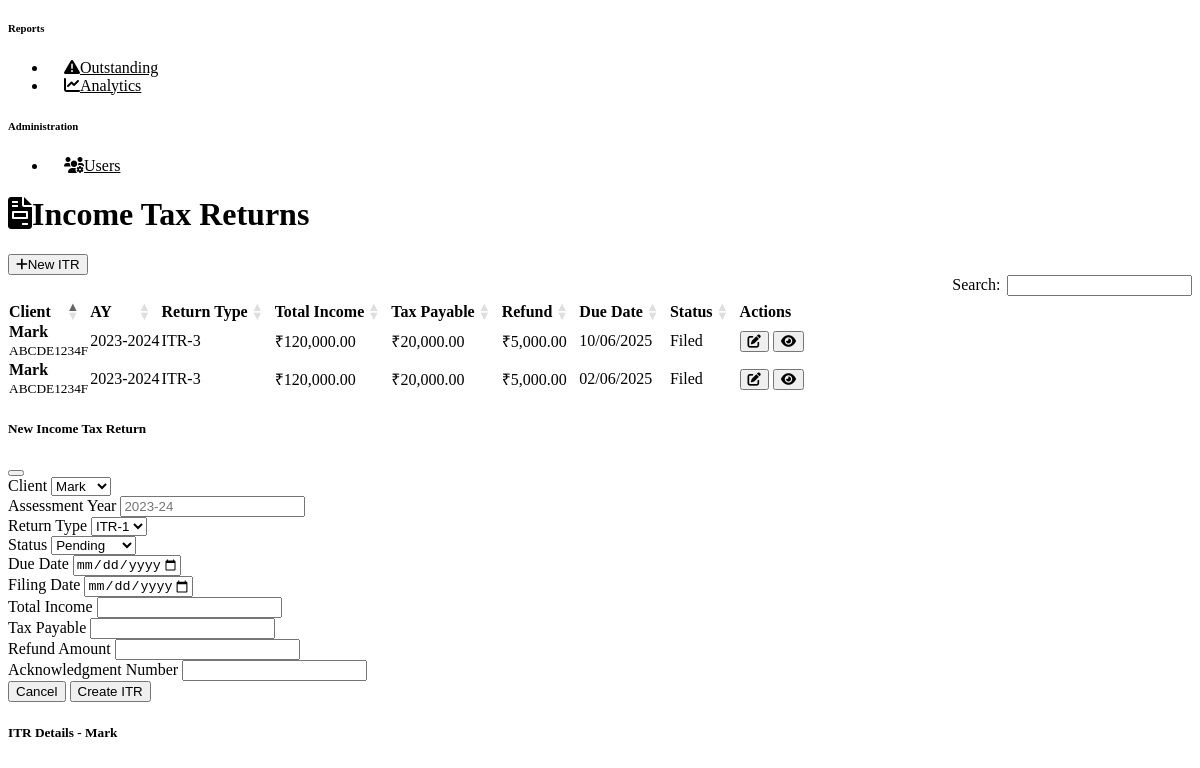
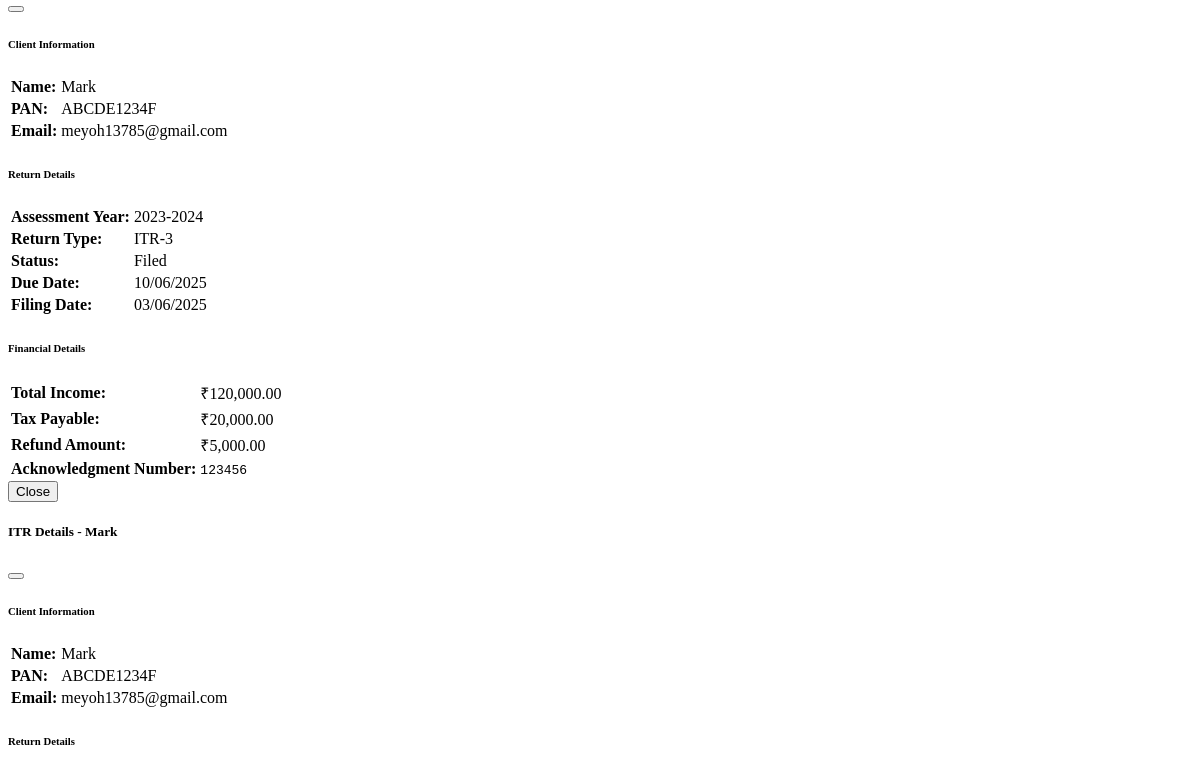
/tax/income-tax (signed in, middle part), run on an earlier commit of the app's database (2 pictures, top to bottom).
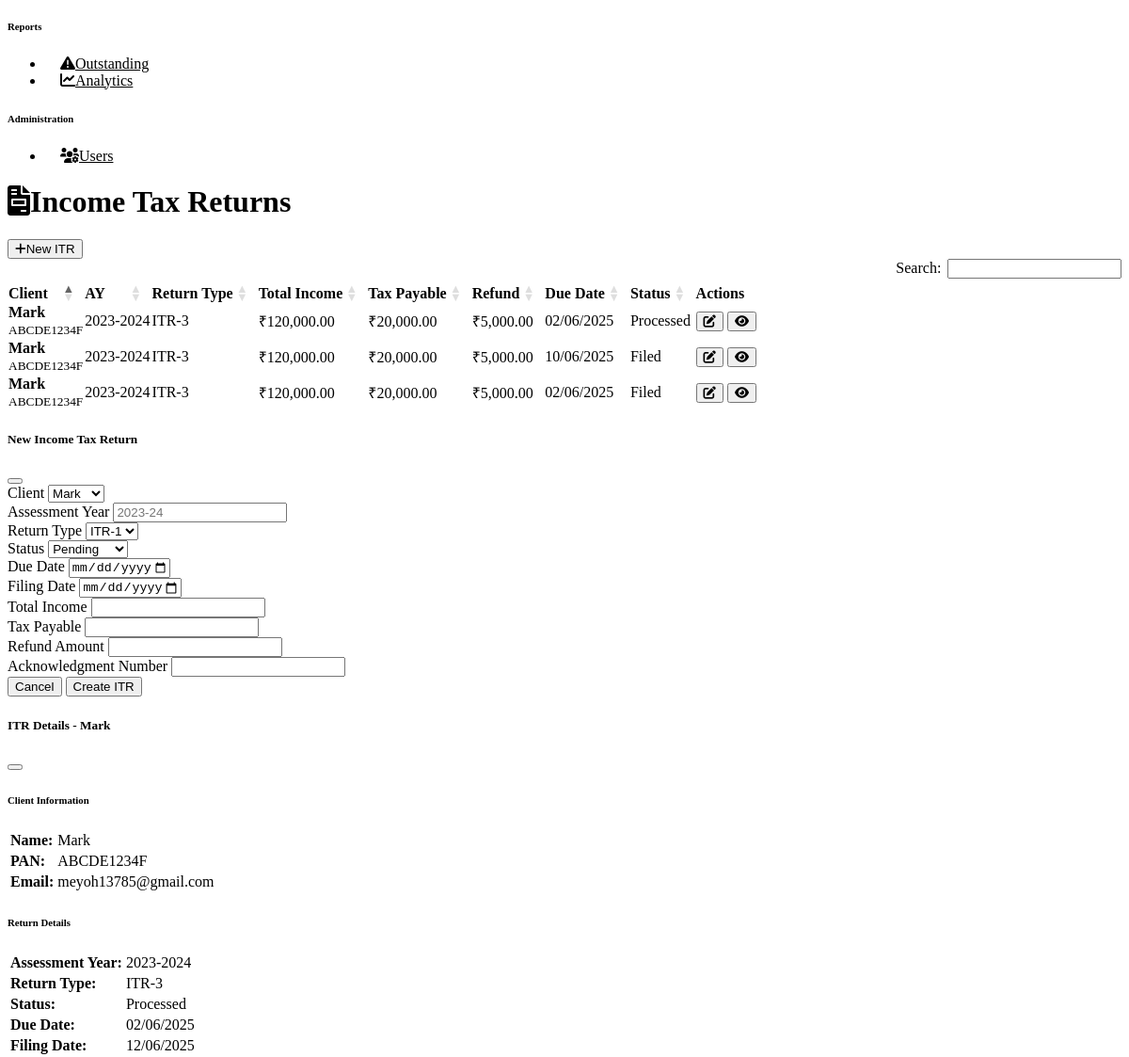
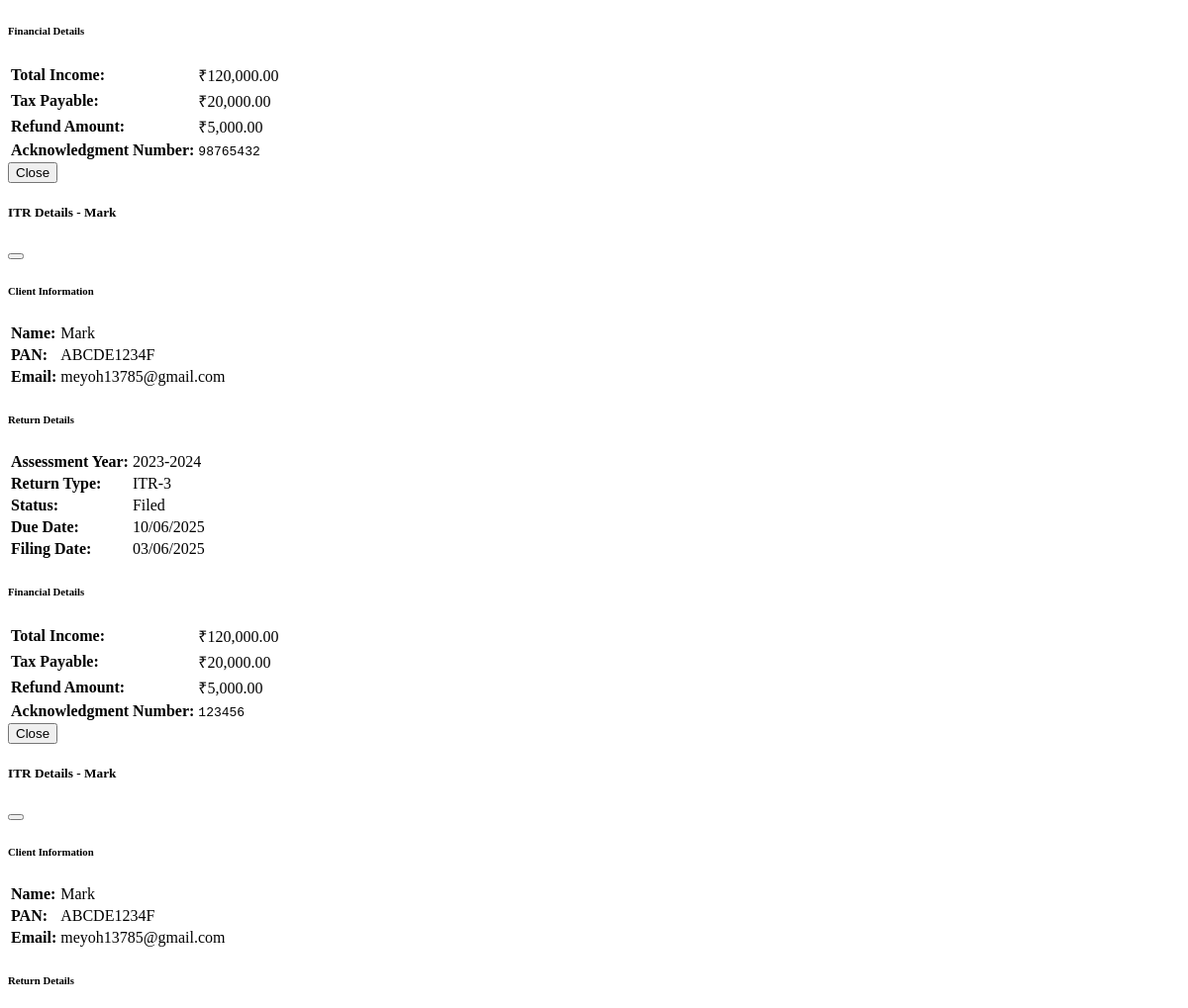
And on a later commit of the database (2 pictures, top to bottom).
### models.py (models this page shows)
class IncomeTaxReturn(db.Model):
    __tablename__ = 'income_tax_returns'
    id = Column(Integer, primary_key=True)
    client_id = Column(Integer, ForeignKey('clients.id'), nullable=False)
    assessment_year = Column(String(10), nullable=False)
    return_type = Column(String(50))  # ITR-1, ITR-2, etc.
    filing_date = Column(Date)
    due_date = Column(Date)
    total_income = Column(Float, default=0)
    tax_payable = Column(Float, default=0)
    refund_amount = Column(Float, default=0)
    status = Column(String(20), default='Pending')  # Pending, Filed, Processed
    acknowledgment_number = Column(String(50))
    created_at = Column(DateTime, default=datetime.utcnow)
    created_by = Column(Integer, ForeignKey('users.id'))

class Client(db.Model):
    __tablename__ = 'clients'
    id = Column(Integer, primary_key=True)
    name = Column(String(200), nullable=False)
    pan = Column(String(10), unique=True)
    gstin = Column(String(15))
    email = Column(String(120))
    phone = Column(String(15))
    address = Column(Text)
    date_of_birth = Column(Date)
    incorporation_date = Column(Date)
    client_type = Column(String(50))  # Individual, Company, Partnership, etc.
    status = Column(String(20), default='Active')
    created_at = Column(DateTime, default=datetime.utcnow)
    created_by = Column(Integer, ForeignKey('users.id'))
    income_tax_returns = relationship('IncomeTaxReturn', backref='client', lazy='dynamic')
    tds_returns = relationship('TDSReturn', backref='client', lazy='dynamic')
    gst_returns = relationship('GSTReturn', backref='client', lazy='dynamic')
    documents = relationship('Document', backref='client', lazy='dynamic')
    outstanding_fees = relationship('OutstandingFee', backref='client', lazy='dynamic')

### routes.py (the view)
@main_bp.route('/tax/income-tax')
@login_required
def income_tax_returns():
    page = request.args.get('page', 1, type=int)
    returns = IncomeTaxReturn.query.join(Client).order_by(IncomeTaxReturn.created_at.desc()).paginate(
        page=page, per_page=20, error_out=False
    )
    form = IncomeTaxReturnForm()
    form.client_id.choices = [(c.id, c.name) for c in Client.query.filter_by(status='Active').all()]
    return render_template('tax/income_tax.html', returns=returns, form=form, today=date.today())

### templates/tax/income_tax.html (shortened to what this page needs)
{% extends "base.html" %}
{% block content %}
<div class="container-fluid">
    <div class="d-flex justify-content-between align-items-center mb-4">
        <h1 class="h3">
            <i class="fas fa-file-invoice me-2"></i>Income Tax Returns
        </h1>
        <button class="btn btn-primary" data-bs-toggle="modal" data-bs-target="#newITRModal">
            <i class="fas fa-plus me-2"></i>New ITR
        </button>
    </div>
    {% if returns and returns.items %}
        <div class="card">
            <div class="card-body">
                <div class="table-responsive">
                    <table class="table table-striped" id="itrTable">
                        <thead>
                            <tr>
                                <th>Client</th>
                                <th>AY</th>
                                <th>Return Type</th>
                                <th>Total Income</th>
                                <th>Tax Payable</th>
                                <th>Refund</th>
                                <th>Due Date</th>
                                <th>Status</th>
                                <th>Actions</th>
                            </tr>
                        </thead>
                        <tbody>
                            {% for itr in returns.items %}
                                <tr>
                                    <td>
                                        <strong>{{ itr.client.name }}</strong>
                                        {% if itr.client.pan %}
                                            <br><small class="text-muted">{{ itr.client.pan }}</small>
                                        {% endif %}
                                    </td>
                                    <td>{{ itr.assessment_year }}</td>
                                    <td><span class="badge bg-info">{{ itr.return_type }}</span></td>
                                    <td>₹{{ "{:,.2f}".format(itr.total_income or 0) }}</td>
                                    <td>₹{{ "{:,.2f}".format(itr.tax_payable or 0) }}</td>
                                    <td>₹{{ "{:,.2f}".format(itr.refund_amount or 0) }}</td>
                                    <td>
                                        {% if itr.due_date %}
                                            {{ itr.due_date.strftime('%d/%m/%Y') }}
                                        {% else %}
                                            <span class="text-muted">-</span>
                                        {% endif %}
                                    </td>
                                    <td>
                                        <span class="badge bg-{{ 'success' if itr.status == 'Filed' else 'warning' if itr.status == 'Pending' else 'info' }}">
                                            {{ itr.status }}
                                        </span>
                                    </td>
                                    <td>
                                        <div class="btn-group btn-group-sm">
                                            <button class="btn btn-outline-primary" title="Edit"
                                                    onclick="editITR({{ itr.id }})">
                                                <i class="fas fa-edit"></i>
                                            </button>
                                            <button class="btn btn-outline-info" title="View Details"
                                                    data-bs-toggle="modal" data-bs-target="#itrModal{{ itr.id }}">
                                                <i class="fas fa-eye"></i>
                                            </button>
                                        </div>
                                    </td>
                                </tr>
                            {% endfor %}
                        </tbody>
                    </table>
                </div>
            </div>
        </div>
    {% endif %}
</div>
<div class="modal fade" id="newITRModal" tabindex="-1">
    <div class="modal-dialog modal-lg">
        <div class="modal-content">
            <div class="modal-header">
                <h5 class="modal-title">New Income Tax Return</h5>
                <button type="button" class="btn-close" data-bs-dismiss="modal"></button>
            </div>
            <form method="POST" action="{{ url_for('main.new_income_tax_return') }}">
                {% if form %}
                    <div class="modal-body">
                        <div class="row mb-3">
                            <div class="col-md-6">
                                {{ form.client_id.label(class="form-label") }}
                                {{ form.client_id(class="form-select") }}
                            </div>
                            <div class="col-md-6">
                                {{ form.assessment_year.label(class="form-label") }}
                                {{ form.assessment_year(class="form-control", placeholder="2023-24") }}
                            </div>
                        </div>
                        <div class="row mb-3">
                            <div class="col-md-6">
                                {{ form.return_type.label(class="form-label") }}
                                {{ form.return_type(class="form-select") }}
                            </div>
                            <div class="col-md-6">
                                {{ form.status.label(class="form-label") }}
                                {{ form.status(class="form-select") }}
                            </div>
                        </div>
                        <div class="row mb-3">
                            <div class="col-md-6">
                                {{ form.due_date.label(class="form-label") }}
                                {{ form.due_date(class="form-control") }}
                            </div>
                            <div class="col-md-6">
                                {{ form.filing_date.label(class="form-label") }}
                                {{ form.filing_date(class="form-control") }}
                            </div>
                        </div>
                        <div class="row mb-3">
                            <div class="col-md-4">
                                {{ form.total_income.label(class="form-label") }}
                                {{ form.total_income(class="form-control", step="0.01") }}
                            </div>
                            <div class="col-md-4">
                                {{ form.tax_payable.label(class="form-label") }}
                                {{ form.tax_payable(class="form-control", step="0.01") }}
                            </div>
                            <div class="col-md-4">
                                {{ form.refund_amount.label(class="form-label") }}
                                {{ form.refund_amount(class="form-control", step="0.01") }}
                            </div>
                        </div>
                        <div class="mb-3">
                            {{ form.acknowledgment_number.label(class="form-label") }}
                            {{ form.acknowledgment_number(class="form-control") }}
                        </div>
                    </div>
                    <div class="modal-footer">
                        <button type="button" class="btn btn-secondary" data-bs-dismiss="modal">Cancel</button>
                        <button type="submit" class="btn btn-primary">Create ITR</button>
                    </div>
                {% endif %}
            </form>
        </div>
    </div>
</div>
{% if returns and returns.items %}
    {% for itr in returns.items %}
        <div class="modal fade" id="itrModal{{ itr.id }}" tabindex="-1">
            <div class="modal-dialog modal-lg">
                <div class="modal-content">
                    <div class="modal-header">
                        <h5 class="modal-title">ITR Details - {{ itr.client.name }}</h5>
                        <button type="button" class="btn-close" data-bs-dismiss="modal"></button>
                    </div>
                    <div class="modal-body">
                        <div class="row">
                            <div class="col-md-6">
                                <h6>Client Information</h6>
                                <table class="table table-sm">
                                    <tr>
                                        <td><strong>Name:</strong></td>
                                        <td>{{ itr.client.name }}</td>
                                    </tr>
                                    <tr>
                                        <td><strong>PAN:</strong></td>
                                        <td>{{ itr.client.pan or '-' }}</td>
                                    </tr>
                                    <tr>
                                        <td><strong>Email:</strong></td>
                                        <td>{{ itr.client.email or '-' }}</td>
                                    </tr>
                                </table>
                            </div>
                            <div class="col-md-6">
                                <h6>Return Details</h6>
                                <table class="table table-sm">
                                    <tr>
                                        <td><strong>Assessment Year:</strong></td>
                                        <td>{{ itr.assessment_year }}</td>
                                    </tr>
                                    <tr>
                                        <td><strong>Return Type:</strong></td>
                                        <td>{{ itr.return_type }}</td>
                                    </tr>
                                    <tr>
                                        <td><strong>Status:</strong></td>
                                        <td>
                                            <span class="badge bg-{{ 'success' if itr.status == 'Filed' else 'warning' if itr.status == 'Pending' else 'info' }}">
                                                {{ itr.status }}
                                            </span>
                                        </td>
                                    </tr>
                                    <tr>
                                        <td><strong>Due Date:</strong></td>
                                        <td>{{ itr.due_date.strftime('%d/%m/%Y') if itr.due_date else '-' }}</td>
                                    </tr>
                                    <tr>
                                        <td><strong>Filing Date:</strong></td>
                                        <td>{{ itr.filing_date.strftime('%d/%m/%Y') if itr.filing_date else '-' }}</td>
                                    </tr>
                                </table>
                            </div>
                        </div>
                        <div class="row mt-3">
                            <div class="col-12">
                                <h6>Financial Details</h6>
                                <table class="table table-sm">
                                    <tr>
                                        <td><strong>Total Income:</strong></td>
                                        <td>₹{{ "{:,.2f}".format(itr.total_income or 0) }}</td>
                                    </tr>
                                    <tr>
                                        <td><strong>Tax Payable:</strong></td>
                                        <td>₹{{ "{:,.2f}".format(itr.tax_payable or 0) }}</td>
                                    </tr>
                                    <tr>
                                        <td><strong>Refund Amount:</strong></td>
                                        <td>₹{{ "{:,.2f}".format(itr.refund_amount or 0) }}</td>
                                    </tr>
                                    {% if itr.acknowledgment_number %}
                                        <tr>
                                            <td><strong>Acknowledgment Number:</strong></td>
                                            <td><code>{{ itr.acknowledgment_number }}</code></td>
                                        </tr>
                                    {% endif %}
                                </table>
                            </div>
                        </div>
                    </div>
                    <div class="modal-footer">
                        <button type="button" class="btn btn-secondary" data-bs-dismiss="modal">Close</button>
                    </div>
                </div>
            </div>
        </div>
    {% endfor %}
{% endif %}
{% endblock %}

What changed in the data, as far as the page shows it:
added IncomeTaxReturn: client.name "Mark", client.pan "ABCDE1234F", assessment_year "2023-2024", return_type "ITR-3", total_income "120,000.00", tax_payable "20,000.00", refund_amount "5,000.00", due_date "02/06/2025", status "Processed", client "ABCDE1234F", client "meyoh13785@gmail.com", filing_date "12/06/2025", acknowledgment_number "98765432"
